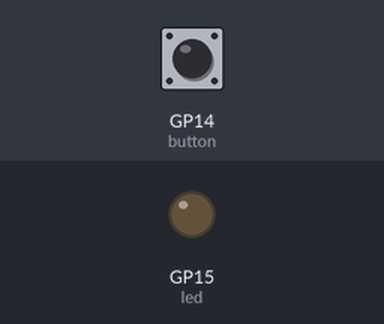
Bench run of a program on a simulated Raspberry Pi Pico running MicroPython. Parts: output pins drawn as LEDs (lit = HIGH). The test bench sets the inputs (shaded band); at power-on: GP14 (button) HIGH.

Above: at 1.2 s.
1.3 s: GP14 (button) pulled LOW for 0.15 s
At 1.37 s:
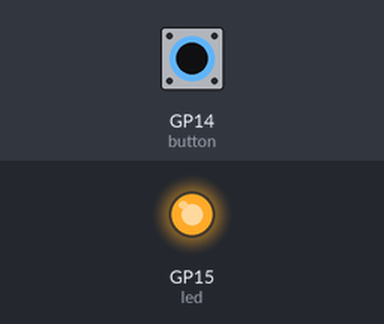
2.9 s: GP14 (button) pulled LOW for 3.2 s
At 6.8 s:
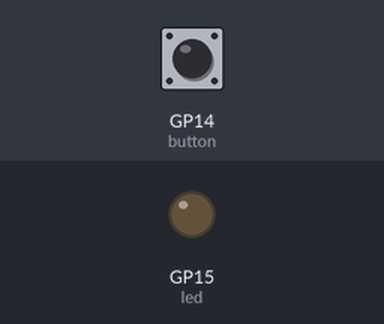
Timing chart, 0 to 8.3 s (numbered marks = the images above; inputs shaded):
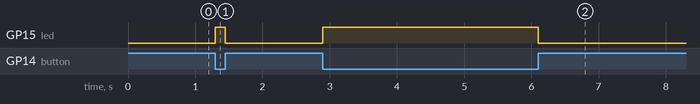

Measured:
- after the input at 1.3 s, GP15 (led): LOW → HIGH at once, → LOW 0.15 s later
- after the input at 2.9 s, GP15 (led): LOW → HIGH at once, → LOW 3.2 s later

The program:

lesson8_2.py
```python
from machine import Pin

btn_pin = 14
led_pin = 15

button = Pin(btn_pin,Pin.IN,Pin.PULL_UP)
led = Pin(led_pin,Pin.OUT)

while(True):
    if button.value() == 1:
        led.off()
    else:
        led.on()
```
